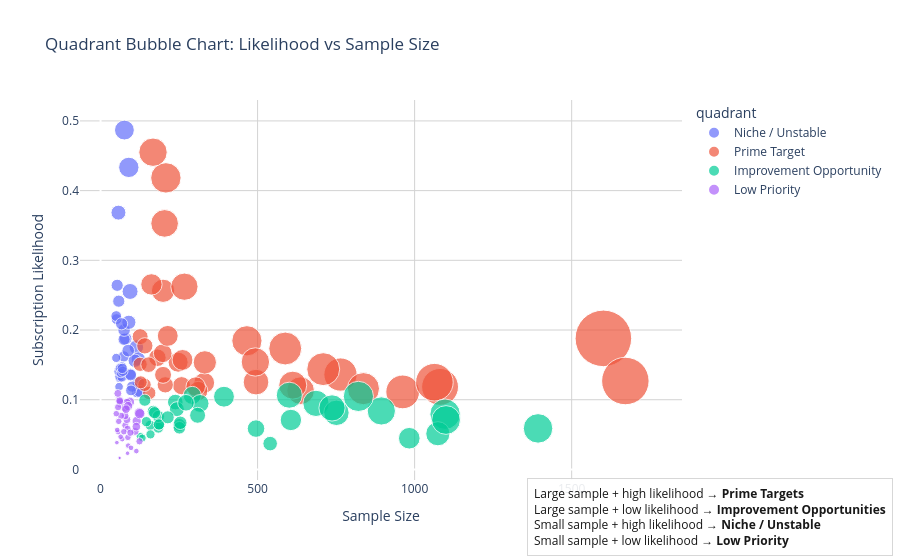
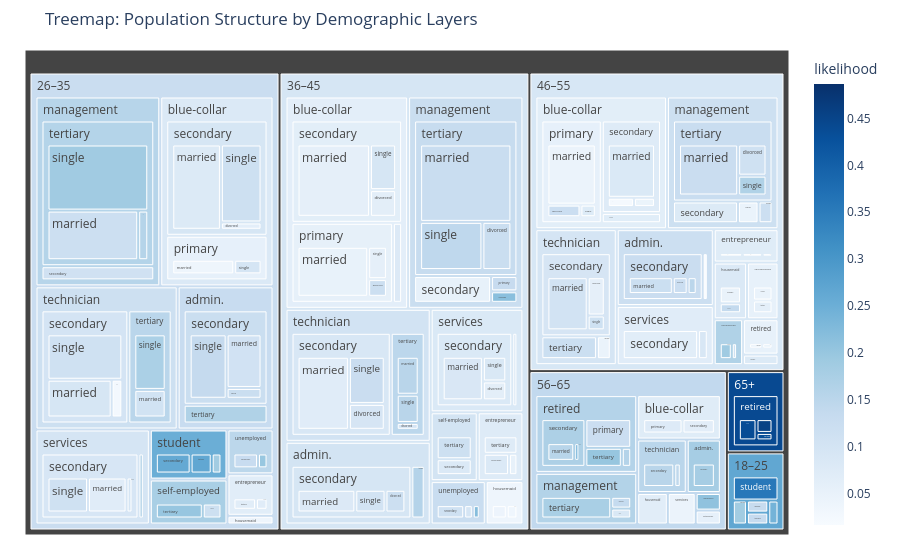
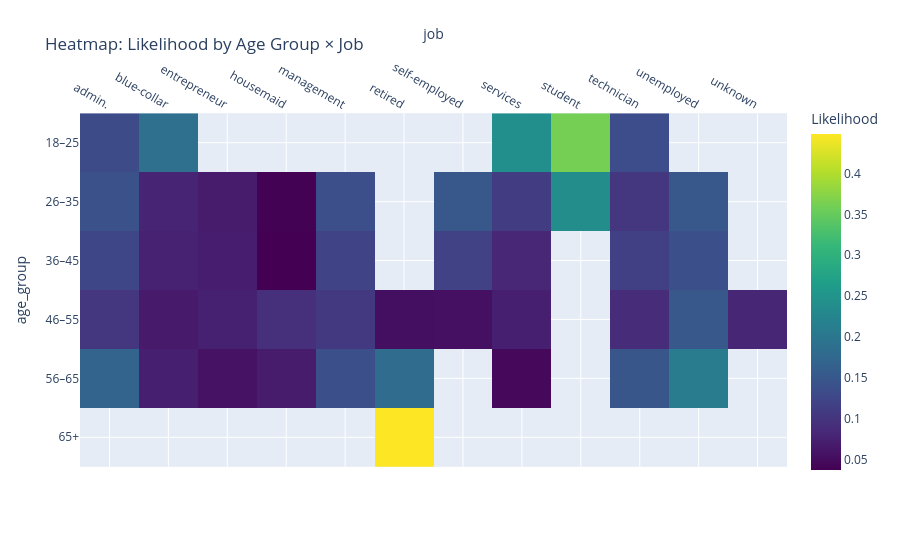

Notebook code cell kept with these figures, in order:
### Code cell
import plotly.express as px
import plotly.graph_objects as go
import pandas as pd
import numpy as np

# ---------------------------------------------------------
# 1. QUADRANT BUBBLE CHART (Likelihood vs Sample Size)
# ---------------------------------------------------------

fig1 = px.scatter(
    segment,
    x="sample_size",
    y="likelihood",
    size="volume",
    color="quadrant",
    hover_data=["age_group", "job", "education", "marital", "priority_score"],
    title="Quadrant Bubble Chart: Likelihood vs Sample Size",
    labels={"sample_size": "Sample Size", "likelihood": "Subscription Likelihood"},
    size_max=40
)

fig1.update_layout(
    plot_bgcolor="white",
    xaxis=dict(showgrid=True, gridcolor="lightgrey"),
    yaxis=dict(showgrid=True, gridcolor="lightgrey")
)

# Add information box explaining quadrants
fig1.add_annotation(
    x=1.35, y=-0.20, xref="paper", yref="paper",
    text=(
        "Large sample + high likelihood → <b>Prime Targets</b><br>"
        "Large sample + low likelihood → <b>Improvement Opportunities</b><br>"
        "Small sample + high likelihood → <b>Niche / Unstable</b><br>"
        "Small sample + low likelihood → <b>Low Priority</b>"
    ),
    showarrow=False,
    align="left",
    font=dict(size=12, color="black"),
    bordercolor="lightgrey",
    borderwidth=1,
    borderpad=6,
    bgcolor="white",
    opacity=0.9
)


fig1.show()


# ---------------------------------------------------------
# 2. TREEMAP (Population Structure by 4 Demographics)
# ---------------------------------------------------------

fig2 = px.treemap(
    segment,
    path=["age_group", "job", "education", "marital"],
    values="sample_size",
    color="likelihood",
    color_continuous_scale="Blues",
    title="Treemap: Population Structure by Demographic Layers"
)

fig2.update_layout(margin=dict(t=50, l=25, r=25, b=25))
fig2.show()


# ---------------------------------------------------------
# 3. HEATMAPS (Pairwise Interactions)
# ---------------------------------------------------------

# Age × Job likelihood heatmap
heat_age_job = segment.groupby(["age_group", "job"])["likelihood"].mean().reset_index()
pivot_age_job = heat_age_job.pivot(index="age_group", columns="job", values="likelihood")

fig3 = px.imshow(
    pivot_age_job,
    color_continuous_scale="Viridis",
    title="Heatmap: Likelihood by Age Group × Job",
    labels=dict(color="Likelihood")
)

fig3.update_layout(xaxis=dict(side="top"))
fig3.show()


# Education × Job likelihood heatmap
heat_edu_job = segment.groupby(["education", "job"])["likelihood"].mean().reset_index()
pivot_edu_job = heat_edu_job.pivot(index="education", columns="job", values="likelihood")

fig4 = px.imshow(
    pivot_edu_job,
    color_continuous_scale="Viridis",
    title="Heatmap: Likelihood by Education × Job",
    labels=dict(color="Likelihood")
)

fig4.update_layout(xaxis=dict(side="top"))
fig4.show()


# ---------------------------------------------------------
# 4. TOP PRIME TARGET SEGMENTS (Ranked Bar Chart)
# ---------------------------------------------------------

top_prime = (
    segment[segment["quadrant"] == "Prime Target"]
    .sort_values("priority_score", ascending=False)
    .head(12)
)

top_prime["segment_label"] = (
    top_prime["age_group"].astype(str) + " | " +
    top_prime["job"].astype(str) + " | " +
    top_prime["education"].astype(str) + " | " +
    top_prime["marital"].astype(str)
)

fig5 = px.bar(
    top_prime,
    x="priority_score",
    y="segment_label",
    color="likelihood",
    orientation="h",
    color_continuous_scale="Greens",
    title="Top Prime Target Segments (Ranked by Priority Score)",
    labels={"priority_score": "Priority Score", "segment_label": "Segment"}
)

fig5.update_layout(yaxis=dict(categoryorder="total ascending"))

fig5.add_annotation(
    x=1, y=0, xref="paper", yref="paper",
    text=(
        "<b>Priority Score Formula</b><br>"
        "Likelihood × log(sample size + 1)<br><br>"
        "<b>Factors considered:</b><br>"
        "• Subscription likelihood<br>"
        "• Segment sample size<br>"
        "*Higher for segments with both responsive and large"
    ),
    showarrow=False,
    align="left",
    font=dict(size=12, color="black"),
    bordercolor="lightgrey",
    borderwidth=1,
    borderpad=6,
    bgcolor="white",
    opacity=0.9
)


fig5.show()

# Remarks:
# Volume affects likelihood --> affect priority score
# Sample size affect log term --> affect priority score
# Log term <> the reason volume is included

### Figure 1 — Plotly figure (JSON) as saved in the notebook; plotly's stock layout.template omitted (floating-point values rounded to 4 significant figures; data arrays with more than 128 entries replaced by an {"elided": "..."} marker saying what was removed)
{"data": [{"customdata": {"elided": "37x5 mixed values"}, "hovertemplate": "quadrant=Niche / Unstable<br>Sample Size=%{x}<br>Subscription Likelihood=%{y}<br>volume=%{marker.size}<br>age_group=%{customdata[0]}<br>job=%{customdata[1]}<br>education=%{customdata[2]}<br>marital=%{customdata[3]}<br>priority_score=%{customdata[4]}<extra></extra>", "legendgroup": "Niche / Unstable", "marker": {"color": "#636efa", "size": [8, 15, 14, 21, 8, 15, 20, 13, 19, 9, 14, 12, 14, 17, 15, 15, 10, 12, 9, 11, 19, 8, 11, 13, 7, 11, 9, 13, 9, 24, 14, 8, 10, 10, 14, 37, 39], "sizemode": "area", "sizeref": 0.1881, "symbol": "circle"}, "mode": "markers", "name": "Niche / Unstable", "orientation": "v", "showlegend": true, "type": "scatter", "x": [61, 80, 58, 57, 60, 121, 114, 117, 120, 65, 125, 74, 75, 109, 75, 88, 68, 101, 68, 51, 90, 57, 50, 95, 59, 97, 62, 96, 65, 94, 53, 50, 71, 69, 67, 76, 90], "xaxis": "x", "y": [0.1311, 0.1875, 0.2414, 0.3684, 0.1333, 0.124, 0.1754, 0.1111, 0.1583, 0.1385, 0.112, 0.1622, 0.1867, 0.156, 0.2, 0.1705, 0.1471, 0.1188, 0.1324, 0.2157, 0.2111, 0.1404, 0.22, 0.1368, 0.1186, 0.1134, 0.1452, 0.1354, 0.1385, 0.2553, 0.2642, 0.16, 0.1408, 0.1449, 0.209, 0.4868, 0.4333], "yaxis": "y"}, {"customdata": {"elided": "39x5 mixed values"}, "hovertemplate": "quadrant=Prime Target<br>Sample Size=%{x}<br>Subscription Likelihood=%{y}<br>volume=%{marker.size}<br>age_group=%{customdata[0]}<br>job=%{customdata[1]}<br>education=%{customdata[2]}<br>marital=%{customdata[3]}<br>priority_score=%{customdata[4]}<extra></extra>", "legendgroup": "Prime Target", "marker": {"color": "#EF553B", "size": [72, 104, 29, 97, 17, 128, 301, 51, 72, 70, 43, 107, 102, 31, 41, 212, 102, 62, 51, 38, 25, 74, 19, 17, 35, 133, 33, 16, 27, 24, 41, 23, 86, 36, 76, 25, 41, 87, 76], "sizemode": "area", "sizeref": 0.1881, "symbol": "circle"}, "mode": "markers", "name": "Prime Target", "orientation": "v", "showlegend": true, "type": "scatter", "x": [204, 764, 181, 837, 155, 1081, 1601, 199, 637, 267, 162, 962, 588, 258, 330, 1671, 709, 495, 332, 247, 206, 612, 126, 140, 311, 1063, 198, 128, 199, 126, 214, 153, 466, 303, 493, 141, 261, 208, 167], "xaxis": "x", "y": [0.3529, 0.1361, 0.1602, 0.1159, 0.1097, 0.1184, 0.188, 0.2563, 0.113, 0.2622, 0.2654, 0.1112, 0.1735, 0.1202, 0.1242, 0.1269, 0.1439, 0.1253, 0.1536, 0.1538, 0.1214, 0.1209, 0.1508, 0.1214, 0.1125, 0.1251, 0.1667, 0.125, 0.1357, 0.1905, 0.1916, 0.1503, 0.1845, 0.1188, 0.1542, 0.1773, 0.1571, 0.4183, 0.4551], "yaxis": "y"}, {"customdata": {"elided": "37x5 mixed values"}, "hovertemplate": "quadrant=Improvement Opportunity<br>Sample Size=%{x}<br>Subscription Likelihood=%{y}<br>volume=%{marker.size}<br>age_group=%{customdata[0]}<br>job=%{customdata[1]}<br>education=%{customdata[2]}<br>marital=%{customdata[3]}<br>priority_score=%{customdata[4]}<extra></extra>", "legendgroup": "Improvement Opportunity", "marker": {"color": "#00cc96", "size": [64, 20, 23, 87, 43, 65, 31, 61, 41, 55, 11, 12, 82, 30, 14, 14, 16, 14, 10, 12, 65, 21, 26, 78, 14, 44, 75, 8, 16, 6, 29, 15, 86, 24, 17, 10, 6], "sizemode": "area", "sizeref": 0.1881, "symbol": "circle"}, "mode": "markers", "name": "Improvement Opportunity", "orientation": "v", "showlegend": true, "type": "scatter", "x": [601, 540, 238, 1097, 606, 686, 292, 751, 393, 1074, 184, 186, 1393, 317, 168, 184, 251, 172, 158, 186, 737, 243, 272, 1100, 141, 983, 894, 159, 214, 126, 495, 251, 821, 309, 254, 146, 133], "xaxis": "x", "y": [0.1065, 0.03704, 0.09664, 0.07931, 0.07096, 0.09475, 0.1062, 0.08123, 0.1043, 0.05121, 0.05978, 0.06452, 0.05887, 0.09464, 0.08333, 0.07609, 0.06375, 0.0814, 0.06329, 0.06452, 0.0882, 0.08642, 0.09559, 0.07091, 0.09929, 0.04476, 0.08389, 0.05031, 0.07477, 0.04762, 0.05859, 0.05976, 0.1048, 0.07767, 0.06693, 0.06849, 0.04511], "yaxis": "y"}, {"customdata": {"elided": "38x5 mixed values"}, "hovertemplate": "quadrant=Low Priority<br>Sample Size=%{x}<br>Subscription Likelihood=%{y}<br>volume=%{marker.size}<br>age_group=%{customdata[0]}<br>job=%{customdata[1]}<br>education=%{customdata[2]}<br>marital=%{customdata[3]}<br>priority_score=%{customdata[4]}<extra></extra>", "legendgroup": "Low Priority", "marker": {"color": "#ab63fa", "size": [5, 6, 5, 6, 2, 6, 9, 3, 8, 10, 3, 5, 3, 3, 7, 6, 6, 1, 5, 2, 3, 8, 5, 6, 10, 4, 6, 4, 5, 7, 8, 1, 4, 3, 6, 4, 3, 7], "sizemode": "area", "sizeref": 0.1881, "symbol": "circle"}, "mode": "markers", "name": "Low Priority", "orientation": "v", "showlegend": true, "type": "scatter", "x": [79, 84, 86, 78, 52, 64, 93, 114, 84, 123, 56, 124, 88, 97, 79, 60, 62, 60, 65, 86, 69, 115, 56, 110, 125, 87, 61, 74, 95, 114, 88, 61, 58, 64, 55, 50, 53, 81], "xaxis": "x", "y": [0.06329, 0.07143, 0.05814, 0.07692, 0.03846, 0.09375, 0.09677, 0.02632, 0.09524, 0.0813, 0.05357, 0.04032, 0.03409, 0.03093, 0.08861, 0.1, 0.09677, 0.01667, 0.07692, 0.02326, 0.04348, 0.06957, 0.08929, 0.05455, 0.08, 0.04598, 0.09836, 0.05405, 0.05263, 0.0614, 0.09091, 0.01639, 0.06897, 0.04688, 0.1091, 0.08, 0.0566, 0.08642], "yaxis": "y"}], "layout": {"annotations": [{"align": "left", "bgcolor": "white", "bordercolor": "lightgrey", "borderpad": 6, "borderwidth": 1, "font": {"color": "black", "size": 12}, "opacity": 0.9, "showarrow": false, "text": "Large sample + high likelihood → <b>Prime Targets</b><br>Large sample + low likelihood → <b>Improvement Opportunities</b><br>Small sample + high likelihood → <b>Niche / Unstable</b><br>Small sample + low likelihood → <b>Low Priority</b>", "x": 1.35, "xref": "paper", "y": -0.2, "yref": "paper"}], "legend": {"itemsizing": "constant", "title": {"text": "quadrant"}, "tracegroupgap": 0}, "plot_bgcolor": "white", "title": {"text": "Quadrant Bubble Chart: Likelihood vs Sample Size"}, "xaxis": {"anchor": "y", "domain": [0, 1], "gridcolor": "lightgrey", "showgrid": true, "title": {"text": "Sample Size"}}, "yaxis": {"anchor": "x", "domain": [0, 1], "gridcolor": "lightgrey", "showgrid": true, "title": {"text": "Subscription Likelihood"}}}}

### Figure 2 — Plotly figure (JSON) as saved in the notebook; plotly's stock layout.template omitted (floating-point values rounded to 4 significant figures; data arrays with more than 128 entries replaced by an {"elided": "..."} marker saying what was removed)
{"data": [{"branchvalues": "total", "customdata": {"elided": "296x1 float values"}, "domain": {"x": [0, 1], "y": [0, 1]}, "hovertemplate": "labels=%{label}<br>sample_size=%{value}<br>parent=%{parent}<br>id=%{id}<br>likelihood=%{color}<extra></extra>", "ids": {"elided": "296 str values"}, "labels": {"elided": "296 str values"}, "marker": {"coloraxis": "coloraxis", "colors": {"elided": "296 float values"}}, "name": "", "parents": {"elided": "296 str values"}, "type": "treemap", "values": {"elided": "296 float values"}}], "layout": {"coloraxis": {"colorbar": {"title": {"text": "likelihood"}}, "colorscale": [[0, "rgb(247,251,255)"], [0.125, "rgb(222,235,247)"], [0.25, "rgb(198,219,239)"], [0.375, "rgb(158,202,225)"], [0.5, "rgb(107,174,214)"], [0.625, "rgb(66,146,198)"], [0.75, "rgb(33,113,181)"], [0.875, "rgb(8,81,156)"], [1, "rgb(8,48,107)"]]}, "legend": {"tracegroupgap": 0}, "margin": {"b": 25, "l": 25, "r": 25, "t": 50}, "title": {"text": "Treemap: Population Structure by Demographic Layers"}}}

### Figure 3 — Plotly figure (JSON) as saved in the notebook; plotly's stock layout.template omitted (floating-point values rounded to 4 significant figures)
{"data": [{"coloraxis": "coloraxis", "hovertemplate": "job: %{x}<br>age_group: %{y}<br>Likelihood: %{z}<extra></extra>", "name": "0", "type": "heatmap", "x": ["admin.", "blue-collar", "entrepreneur", "housemaid", "management", "retired", "self-employed", "services", "student", "technician", "unemployed", "unknown"], "xaxis": "x", "y": ["18–25", "26–35", "36–45", "46–55", "56–65", "65+"], "yaxis": "y", "z": [[0.1311, 0.1875, NaN, NaN, NaN, NaN, NaN, 0.2414, 0.3607, 0.1333, NaN, NaN], [0.1404, 0.07843, 0.06883, 0.03846, 0.1371, NaN, 0.1501, 0.1107, 0.2381, 0.1024, 0.1504, NaN], [0.1246, 0.07559, 0.071, 0.03721, 0.1197, NaN, 0.1186, 0.08193, NaN, 0.1165, 0.1391, NaN], [0.1024, 0.06619, 0.07461, 0.09358, 0.106, 0.05334, 0.05451, 0.07272, NaN, 0.08824, 0.1498, 0.08], [0.1684, 0.0723, 0.0566, 0.06849, 0.1392, 0.1812, NaN, 0.04511, NaN, 0.1476, 0.209, NaN], [NaN, NaN, NaN, NaN, NaN, 0.4484, NaN, NaN, NaN, NaN, NaN, NaN]]}], "layout": {"coloraxis": {"colorbar": {"title": {"text": "Likelihood"}}, "colorscale": [[0, "#440154"], [0.1111, "#482878"], [0.2222, "#3e4989"], [0.3333, "#31688e"], [0.4444, "#26828e"], [0.5556, "#1f9e89"], [0.6667, "#35b779"], [0.7778, "#6ece58"], [0.8889, "#b5de2b"], [1, "#fde725"]]}, "title": {"text": "Heatmap: Likelihood by Age Group × Job"}, "xaxis": {"anchor": "y", "constrain": "domain", "domain": [0, 1], "scaleanchor": "y", "side": "top", "title": {"text": "job"}}, "yaxis": {"anchor": "x", "autorange": "reversed", "constrain": "domain", "domain": [0, 1], "title": {"text": "age_group"}}}}
